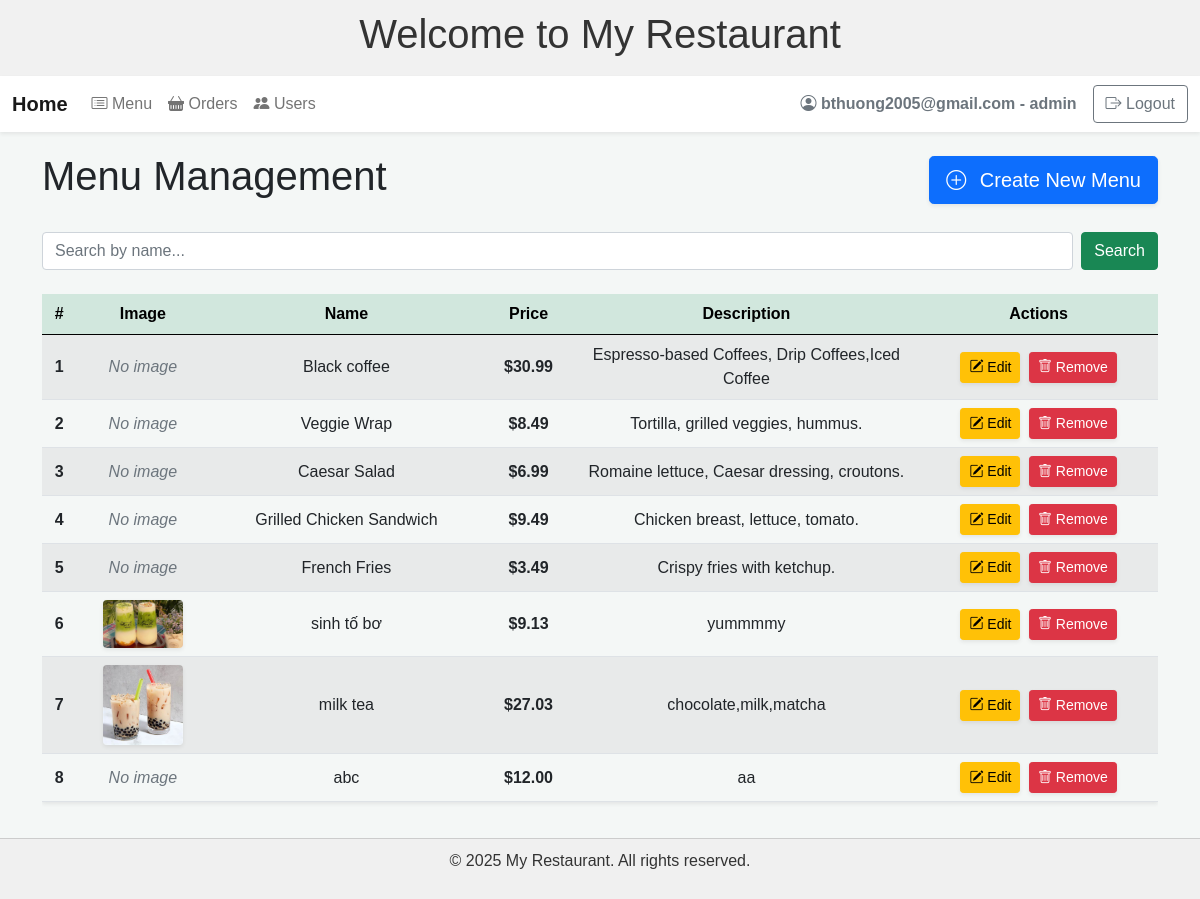
Screenshot of /admin/menu/list (signed in) with the database file from the repository.
### tables this page shows
CREATE TABLE menus (
                id INTEGER PRIMARY KEY AUTOINCREMENT,
                name TEXT NOT NULL,
                price REAL NOT NULL,
                description TEXT
            , image TEXT);

### app.py (the view)
@app.route("/admin/menu/list")
@admin_required
def show_menu_list():
    controller = MenuController()
    return controller.list_menu()

### app.py (called while the page is built)
@app.context_processor
def inject_user():
    return {
        'username': session.get('username'),
        'role': session.get('role')
    }

def admin_required(f):
    @wraps(f)
    def decorated_function(*args, **kwargs):
        if "username" not in session:
            return redirect(url_for("login"))  # or show an error
        if session.get("role") != "admin":
            return abort(403)  # or show a custom "Access Denied" message
        return f(*args, **kwargs)
    return decorated_function

### controller/menu_controller.py (called while the page is built)
    def list_menu(self):
        menu = self.model.get_menu()
        if "username" in session:
            username = session['username']
            role = session["role"]
            return render_template("list_menu.html", items=menu, username=username, role=role)

### model/menu_model.py (called while the page is built)
    def get_menu(self):
        connection = sqlite3.connect(self.db_path)
        cursor = connection.cursor()
        cursor.execute("SELECT id, name, price, description, image FROM menus")
        results = cursor.fetchall()
        connection.close()
        menu_items = []
        for row in results:
            item_id, name, price, description, image = row
            menu_items.append({
                "id": item_id,
                "name": name,
                "price": price,
                "description": description,
                "image": image
            })
        return menu_items

### templates/list_menu.html (shortened to what this page needs)
{% extends "base.html" %}
{% block content %}
<div class="d-flex justify-content-between align-items-center mb-4">
  <h1 class="text-dark">Menu Management</h1>
  <a href="{{ url_for('create_menu') }}" class="btn btn-primary btn-lg shadow-sm">
    <i class="bi bi-plus-circle me-2"></i> Create New Menu
  </a>
</div>
<form method="GET" action="{{ url_for('search') }}" class="d-flex mb-4">
  <input
    type="text"
    name="search"
    class="form-control me-2"
    placeholder="Search by name..."
    value="{{ request.args.get('search', '') }}">
  <button type="submit" class="btn btn-success">Search</button>
</form>
<div class="table-responsive">
  <table class="table table-striped table-hover align-middle shadow-sm">
    <thead class="table-success text-center">
      <tr>
        <th scope="col">#</th>
        <th scope="col">Image</th>
        <th scope="col">Name</th>
        <th scope="col">Price</th>
        <th scope="col">Description</th>
        <th scope="col">Actions</th>
      </tr>
    </thead>
    <tbody>
      {% for item in items %}
      <tr class="text-center">
        <th scope="row" class="fw-bold">{{ loop.index }}</th>
        <td>
          {% if item.image %}
            <img
              src="{{ url_for('static', filename='uploads/' ~ item.image) }}"
              alt="menu image"
              class="rounded shadow-sm"
              style="width: 80px; height: auto;">
          {% else %}
            <span class="text-muted fst-italic">No image</span>
          {% endif %}
        </td>
        <td class="fw-semibold">{{ item.name }}</td>
        <td class="text-dark fw-bold">${{ "%.2f"|format(item.price) }}</td>
        <td class="text-wrap" style="max-width: 250px;">{{ item.description }}</td>
        <td>
          <a href="/menu/edit/{{ item.id }}"
             class="btn btn-warning btn-sm me-1 shadow-sm"
             onclick="return confirm('Are you sure you want to edit this item?')">
            <i class="bi bi-pencil-square"></i> Edit
          </a>
          <a href="{{ url_for('delete_menu', item_id=item.id) }}"
             class="btn btn-danger btn-sm shadow-sm"
             onclick="return confirm('Are you sure you want to delete this item?')">
            <i class="bi bi-trash"></i> Remove
          </a>
        </td>
      </tr>
      {% endfor %}
    </tbody>
  </table>
</div>
{% endblock %}

### templates/base.html (shortened to what this page needs)
<!DOCTYPE html>
<html lang="en">
<head>
  <link rel="stylesheet" href="{{ url_for('static', filename='css/bootstrap.min.css') }}">
  <link rel="stylesheet" href="https://cdn.jsdelivr.net/npm/bootstrap-icons/font/bootstrap-icons.css">
</head>
<body>
  <div class="header">
    <h1>Welcome to My Restaurant</h1>
  </div>
  <nav class="navbar navbar-expand-lg navbar-light shadow-sm">
    <div class="container-fluid">
      <a class="navbar-brand" href="/">Home</a>
      <div class="collapse navbar-collapse" id="navbarNav">
        <ul class="navbar-nav me-auto">
          {% if role == 'admin' %}
            <li class="nav-item">
              <a class="nav-link" href="{{ url_for('show_menu_list') }}">
                <i class="bi bi-card-list"></i> Menu
              </a>
            </li>
          {% endif %}
          <li class="nav-item">
            <a class="nav-link" href="{{ url_for('list_orders') }}">
              <i class="bi bi-basket-fill"></i> Orders
            </a>
          </li>
          {% if role == 'admin' %}
            <li class="nav-item">
              <a class="nav-link" href="{{ url_for('user_list') }}">
                <i class="bi bi-people-fill"></i> Users
              </a>
            </li>
          {% endif %}
        </ul>
        <div class="d-flex align-items-center">
          {% if username %}
            <span class="me-3 fw-bold text-muted">
              <i class="bi bi-person-circle"></i> {{ username }} - {{ role }}
            </span>
            <a href="{{ url_for('logout') }}" class="btn btn-outline-secondary">
              <i class="bi bi-box-arrow-right"></i> Logout
            </a>
          {% endif %}
        </div>
      </div>
    </div>
  </nav>
  <div class="container">
    {% block content %}{% endblock %}
  </div>
  <footer>
    <p>&copy; 2025 My Restaurant. All rights reserved.</p>
  </footer>
</body>
</html>

### templates/base.html (style rules this page uses)
body { font-family: Arial, sans-serif; background-color: #f4f7f6; margin: 0; padding: 0; color: #333; }
.header { background-color: #f1f1f1; color: #333; padding: 10px 0; text-align: center; box-shadow: 0 2px 5px rgba(0, 0, 0, 0.1); }
.navbar { background-color: #ffffff; }
.navbar-brand { font-weight: bold; }
.navbar-nav .nav-link { color: #555; }
footer { margin-top: 20px; padding: 10px; text-align: center; background-color: #f0f0f0; border-top: 1px solid #ccc; color: #333; }
.container { margin-top: 20px; }

### rows the page displays
menus: shows "No image", name "Black coffee", price "30.99", description "Espresso-based Coffees, Drip Coffees,Iced Coffee"
menus: shows "No image", name "Veggie Wrap", price "8.49", description "Tortilla, grilled veggies, hummus."
menus: shows "No image", name "Caesar Salad", price "6.99", description "Romaine lettuce, Caesar dressing, croutons."
menus: shows "No image", name "Grilled Chicken Sandwich", price "9.49", description "Chicken breast, lettuce, tomato."
menus: shows "No image", name "French Fries", price "3.49", description "Crispy fries with ketchup."
menus: image (picture), name "sinh tố bơ", price "9.13", description "yummmmy"
menus: image (picture), name "milk tea", price "27.03", description "chocolate,milk,matcha"
menus: shows "No image", name "abc", price "12.00", description "aa"

### other values shown
{{ username }} "bthuong2005@gmail.com"
{{ role }} "admin"
